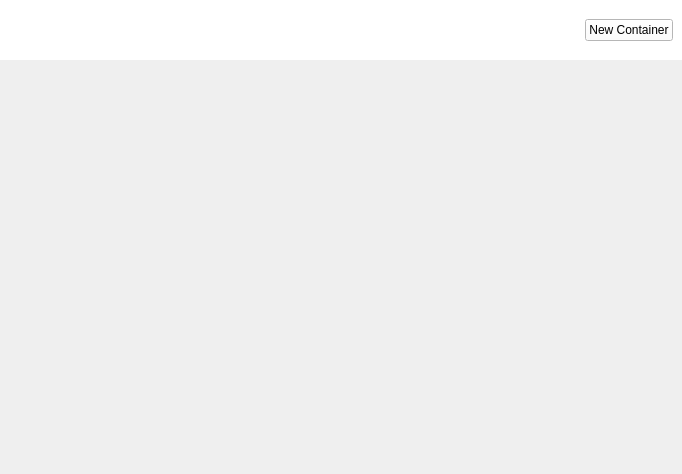
<?xml version="1.0" encoding="UTF-8"?>
<ui version="4.0">
 <class>ContainersListPage</class>
 <widget class="QWidget" name="ContainersListPage">
  <property name="geometry">
   <rect>
    <x>0</x>
    <y>0</y>
    <width>682</width>
    <height>474</height>
   </rect>
  </property>
  <property name="sizePolicy">
   <sizepolicy hsizetype="Minimum" vsizetype="Minimum">
    <horstretch>0</horstretch>
    <verstretch>0</verstretch>
   </sizepolicy>
  </property>
  <property name="windowTitle">
   <string>Form</string>
  </property>
  <layout class="QVBoxLayout" name="verticalLayout">
   <property name="spacing">
    <number>0</number>
   </property>
   <property name="leftMargin">
    <number>0</number>
   </property>
   <property name="topMargin">
    <number>0</number>
   </property>
   <property name="rightMargin">
    <number>0</number>
   </property>
   <property name="bottomMargin">
    <number>0</number>
   </property>
   <item>
    <widget class="QWidget" name="top_to_bottom_layout" native="true">
     <layout class="QVBoxLayout" name="verticalLayout_2">
      <property name="spacing">
       <number>0</number>
      </property>
      <property name="leftMargin">
       <number>0</number>
      </property>
      <property name="topMargin">
       <number>0</number>
      </property>
      <property name="rightMargin">
       <number>0</number>
      </property>
      <property name="bottomMargin">
       <number>0</number>
      </property>
      <item>
       <widget class="QWidget" name="header" native="true">
        <property name="minimumSize">
         <size>
          <width>0</width>
          <height>60</height>
         </size>
        </property>
        <property name="maximumSize">
         <size>
          <width>16777215</width>
          <height>60</height>
         </size>
        </property>
        <property name="styleSheet">
         <string notr="true">background-color: rgb(255, 255, 255);</string>
        </property>
        <layout class="QHBoxLayout" name="horizontalLayout">
         <item>
          <spacer name="horizontalSpacer">
           <property name="orientation">
            <enum>Qt::Horizontal</enum>
           </property>
           <property name="sizeHint" stdset="0">
            <size>
             <width>40</width>
             <height>20</height>
            </size>
           </property>
          </spacer>
         </item>
         <item>
          <widget class="QPushButton" name="button_new_container">
           <property name="text">
            <string>New Container</string>
           </property>
          </widget>
         </item>
        </layout>
       </widget>
      </item>
      <item>
       <widget class="QScrollArea" name="scrollArea">
        <property name="frameShape">
         <enum>QFrame::NoFrame</enum>
        </property>
        <property name="frameShadow">
         <enum>QFrame::Plain</enum>
        </property>
        <property name="widgetResizable">
         <bool>true</bool>
        </property>
        <widget class="QWidget" name="scrollarea">
         <property name="geometry">
          <rect>
           <x>0</x>
           <y>0</y>
           <width>682</width>
           <height>414</height>
          </rect>
         </property>
         <layout class="QVBoxLayout" name="verticalLayout_3">
          <property name="spacing">
           <number>20</number>
          </property>
          <property name="leftMargin">
           <number>20</number>
          </property>
          <property name="topMargin">
           <number>20</number>
          </property>
          <property name="rightMargin">
           <number>40</number>
          </property>
          <property name="bottomMargin">
           <number>20</number>
          </property>
          <item>
           <layout class="QVBoxLayout" name="scrollable_container_list">
            <item>
             <spacer name="verticalSpacer">
              <property name="orientation">
               <enum>Qt::Vertical</enum>
              </property>
              <property name="sizeHint" stdset="0">
               <size>
                <width>20</width>
                <height>40</height>
               </size>
              </property>
             </spacer>
            </item>
           </layout>
          </item>
         </layout>
        </widget>
       </widget>
      </item>
     </layout>
    </widget>
   </item>
  </layout>
 </widget>
 <resources/>
 <connections>
  <connection>
   <sender>button_new_container</sender>
   <signal>clicked()</signal>
   <receiver>ContainersListPage</receiver>
   <slot>clickedNewContainer()</slot>
   <hints>
    <hint type="sourcelabel">
     <x>631</x>
     <y>29</y>
    </hint>
    <hint type="destinationlabel">
     <x>340</x>
     <y>236</y>
    </hint>
   </hints>
  </connection>
 </connections>
 <slots>
  <slot>clickedNewContainer()</slot>
 </slots>
</ui>
